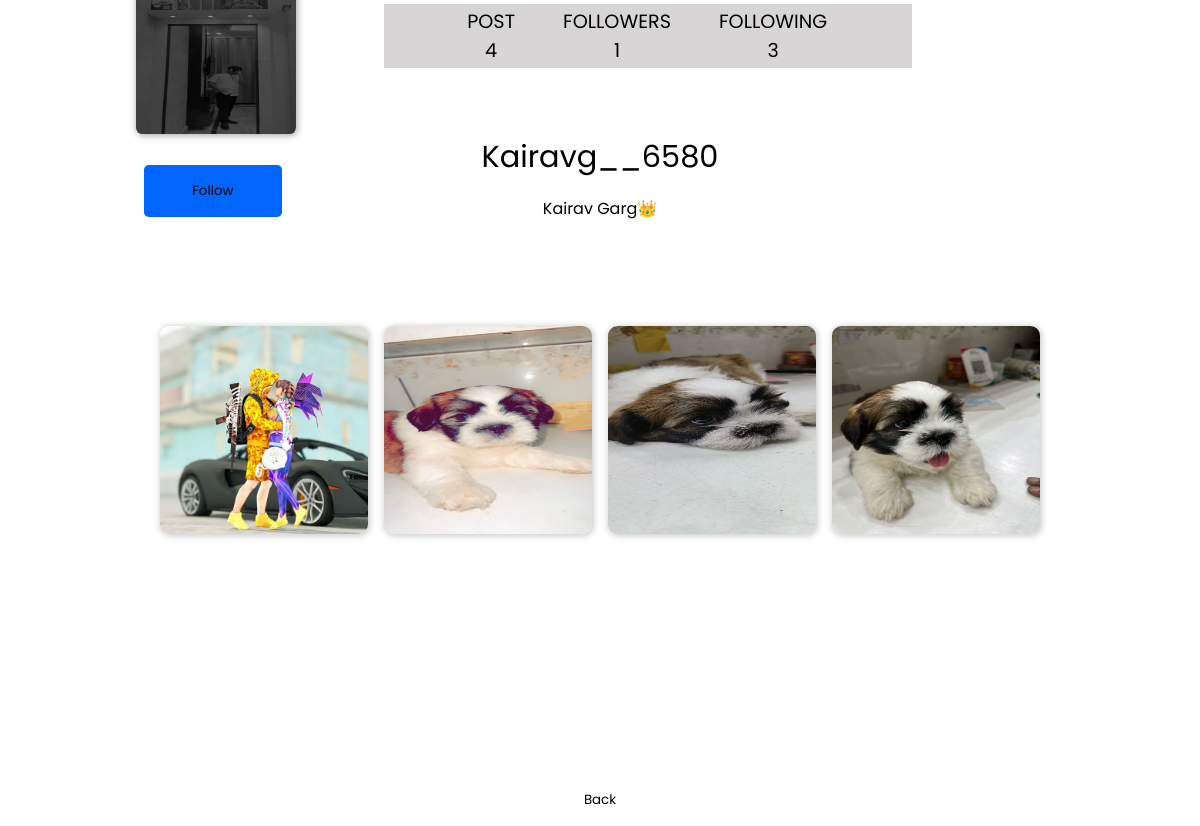
/profile/Kairavg__6580 (signed in), run on the app's committed database.
### social/models.py (models this page shows, shortened)
class Profile(models.Model):
    username=models.CharField(max_length=100)
    following=models.IntegerField(blank=True,default=0)
    followers=models.IntegerField(blank=True,default=0)
    profile_pic=models.ImageField(upload_to='profileImage',default='defaultprofileimg.png',blank=True)
    bio=models.CharField(max_length=100,blank=True)
    location=models.CharField(max_length=100,blank=True)
    number_of_posts=models.IntegerField(blank=True,default=0)

class Post(models.Model):
    id=models.UUIDField(default=uuid.uuid4,primary_key=True,unique=True)
    profile_image=models.ImageField(upload_to='postcardimages',default='defaultprofileimg.png')
    username=models.CharField(max_length=100)
    post_image=models.ImageField(upload_to='postImages',blank=True)
    post_video=models.FileField(upload_to='postvideos',blank=True)
    no_of_likes=models.IntegerField(blank=True,default=0)
    caption=models.CharField(max_length=1000000,default='No caption')

### social/views.py (the view)
# urls.py: path('profile/<str:user>',views.viewprofile,name='viewprofile'),
@login_required(login_url='/login')
def viewprofile(r,user):
    all_post=Post.objects.filter(username=user)
    if Followers.objects.filter(username=f'{r.user.username}',user_being_followed=user).exists():
        buttontxt='Unfollow'
    else:
        buttontxt='Follow'
    number_of_followers=len(Followers.objects.filter(user_being_followed=user))
    number_of_following=len(Followers.objects.filter(username=user))
    if Profile.objects.filter(username=user).exists():
        profile_obj=Profile.objects.get(username=user)
        user_following=Followers.objects.filter(username=user)
        user_following_names=[]
        user_following_profile_objs=[]
        for i in user_following:
            user_following_names.append(i.user_being_followed)
        for i in user_following_names:
            following_profiles=Profile.objects.filter(username=i)
            user_following_profile_objs.append(following_profiles)
        user_following_profile_objs=list(chain(*user_following_profile_objs))
        followers=Followers.objects.filter(user_being_followed=user)
        followers_names=[]
        for i in followers:
            followers_names.append(i.username)
        followers_names_obj=[]
        for i in followers_names:
            hh=Profile.objects.filter(username=i)
            followers_names_obj.append(hh)
        followers_names_obj=list(chain(*followers_names_obj))
        return render(r,'profile.html',{'profile':profile_obj,'buttontxt':buttontxt,'number_of_followers':number_of_followers,'number_of_following':number_of_following,'post':all_post,'followingprofiles':user_following_profile_objs,'user':user,'followersprofiles':followers_names_obj})
    else:
        return HttpResponse('error! @user not found')

### templates/profile.html (shortened to what this page needs)
{% load static %}
<!DOCTYPE html>
<html lang="en">
<head>
    <link rel="stylesheet" href={% static 'css/profile.css' %}>
</head>
<body>
    <div class="container">
        <div class="overlay-items">
            <div class="main-box">
                <div class="profileimage">
                    <img src="{{profile.profile_pic.url}}" alt="">
                </div>
                 <div class="usernameheading">
                    {{profile.username}}
                </div>
                <div class="stats-section">
                    <ul>
                        <li>POST<br>{{profile.number_of_posts}}</li>
                        <li class='followerstap' id='followers'>FOLLOWERS<br>{{number_of_followers}}</li>
                        <li class='followingtap' id='following'>FOLLOWING<br>{{number_of_following}}</li>
                    </ul>
                </div>
                <div class="bio-section">
                    {% if profile.bio != '' %}
                    <p>{{profile.bio}}</p>
                    {% else %}
                    <p>{{profile.username}} has no bio yet</p>
                    {% endif %}
                </div>
                <div class="button-container">
                    {% if profile.username == request.user.username %}
                    <a href="/settings"><button class="dynamic-action">Account Settings</button></a>
                    {% elif profile.username != request.user.username %}
                    <form action="/followupdate" method="post">
                    <button class="dynamic-action" type="submit"> {{buttontxt}} </button>
                </form>
                    {% endif %}
                </div>
                <div class="post-container">
                    <div class="posts">
                        {% for allpost in post %}
                        {% if allpost.post_image == '' %}
                        {% else %}
                        <img class='imagesimages' src="{{allpost.post_image.url}}">
                        {% endif %}
                        {% endfor %}
                    </div>
                </div>
            </div>
            <a href="/"><button class='back-btn'>Back</button></a>
        </div>
        <div class="video-container">
        </div>
    </div>
</body>
</html>

### static/css/profile.css (style rules this page uses)
* { margin: 0; font-family: 'Poppins', sans-serif; }
.container { display: flex; justify-content: center; align-items: center; width: 100%; height: 100vh; position:relative; }
html { scrollbar-width: none; }
.video-container { position: absolute; width: 100%; height: 100vh; overflow-y:scroll }
.overlay-items { position:relative; z-index: 1; text-align: center; }
.main-box { position: relative; height: 50rem; background-color: rgba(255, 255, 255, 0.365); width: 58rem; }
.profileimage { position: relative; width: 10rem; height: 10rem; box-shadow: 1px 1px 6px 1px rgba(0, 0, 0, 0.315); border-radius: 0.4rem; }
.profileimage img { width: 10rem; height: 10rem; border-radius: 0.4rem; }
.stats-section { background-color: rgba(167, 164, 164, 0.456); position: relative; width: 33rem; height: 4rem; margin: auto; bottom: 11rem; left: 3rem; display: flex; justify-content: center; align-content: center; font-size: 1.2rem; }
ul { position: relative; right: 2.8rem; top: 0.2rem; }
li { list-style: none; float: left; margin-left: 3rem; }
.bio-section { position: relative; height: 3rem; width: 25rem; bottom: 3rem; margin: auto; overflow-y: scroll; word-wrap: break-word; z-index: 1; }
.button-container { position: absolute; width: max-content; bottom: 24.8rem; left: 0.5rem; }
.dynamic-action { padding: 1rem; width: 8.6rem; position:relative; border: none; outline: none; border-radius: 0.3rem; box-shadow:inset 0 0 0 0 rgba(6, 173, 195, 0.45); transition: 1.5s ease-out; background-color: rgb(0, 102, 255); bottom: 10rem; }
.usernameheading { margin: 0; padding: 0; position: relative; font-size: 1.9rem; cursor:pointer; }
.post-container { position: absolute; width: 100%; height: 30rem; overflow-y: scroll; top: 20rem; z-index: 4; }
.posts { display: grid; margin: 2rem; grid-template-columns: auto auto auto auto; column-gap: 1rem; row-gap: 1rem ; flex-wrap:wrap-reverse; justify-content: center; }
.imagesimages { width: 13rem; height: 13rem; box-shadow: 1px 1px 6px 1px rgba(0, 0, 0, 0.208); border-radius: 0.6rem; transition: .7s; }
.back-btn { position: relative; padding: 1rem; outline:none; border: none; border-radius: 0.3rem; width: 6rem; box-shadow: inset 0 0 0 0 rgb(18, 222, 212); transition: 1s ease-out; background-color: rgba(255, 255, 255, 0.616); }
.followerstap { cursor: pointer; }
.followingtap { cursor: pointer; }

### data on the page
Profile: profile_pic (picture), username "Kairavg__6580", number_of_posts "4", bio "Kairav Garg👑"
Post: post_image (picture)
Post: post_image (picture)
Post: post_image (picture)
Post: post_image (picture)

### other printed values
{{ number_of_followers }} "1"
{{ number_of_following }} "3"
{{ buttontxt }} "Follow"
